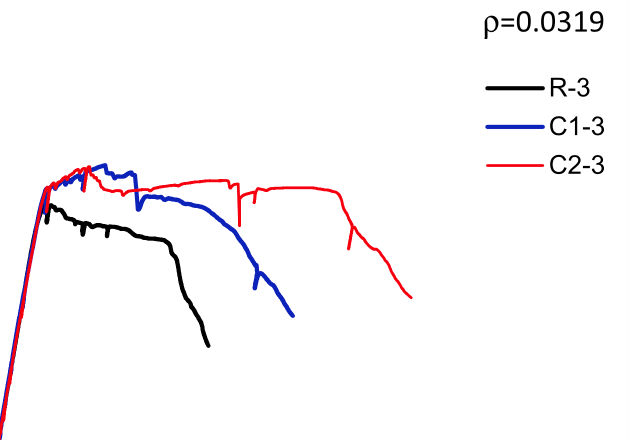
#> input picture Figure2.png, 1258 x 880 px, found by its file name (shown at 1/2 size)
$ jupyter execute --allow-errors Code_Extraction.ipynb
#> lines starting #> are read from the running program, lines starting #| are printed output that depends on the picture
[cell 1]
import skimage.io as skio
import numpy as np

[cell 2]
figure2 = skio.imread('figure2.png')
#> figure2 is the input picture: shape (880, 1258, 4); mean R, G, B, A 250.1, 247.8, 249.2, 255

[cell 3]
skio.imshow(figure2)

[cell 4]
figure2 = np.delete(figure2, 3,2)
#> figure2: shape (880, 1258, 3)

[cell 5]
import cv2

[cell 6]
figure2_resize = cv2.resize(figure2, (150,150))
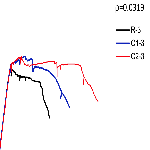
#> figure2_resize: shape (150, 150, 3); mean R, G, B 249.8, 247.6, 249


$ run again, with Figure1.png copied over Figure2.png
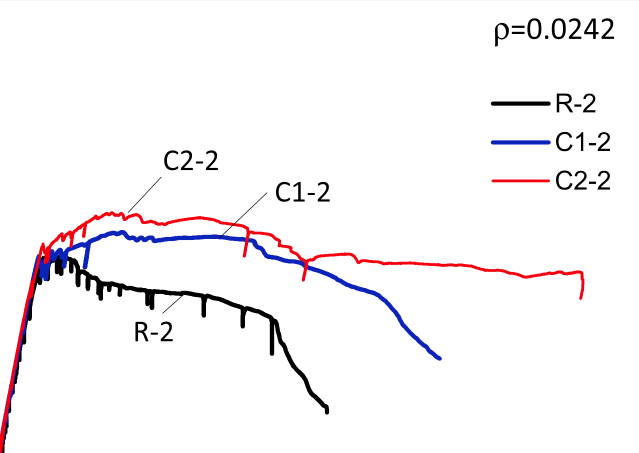
#> input picture Figure1.png, 1278 x 906 px, found by its file name (shown at 1/2 size)
#> figure2 is the input picture: shape (906, 1278, 4); mean R, G, B, A 247.7, 245.3, 246.9, 255
#> figure2: shape (906, 1278, 3)
#> `figure2_resize = cv2.resize(figure2, (150,150))`:
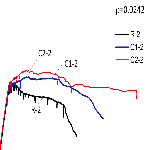
#> figure2_resize: shape (150, 150, 3); mean R, G, B 247.8, 245.3, 247

$ run again, with Figure3.png copied over Figure2.png
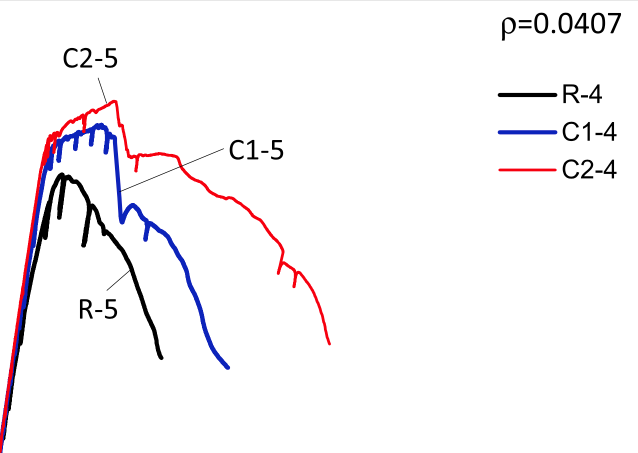
#> input picture Figure3.png, 1276 x 906 px, found by its file name (shown at 1/2 size)
#> figure2 is the input picture: shape (906, 1276, 4); mean R, G, B, A 247.6, 245.5, 247.3, 255
#> figure2: shape (906, 1276, 3)
#> `figure2_resize = cv2.resize(figure2, (150,150))`:
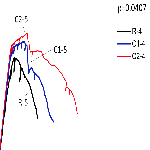
#> figure2_resize: shape (150, 150, 3); mean R, G, B 247.6, 245.5, 247.3

$ run again, with Figure4.png copied over Figure2.png
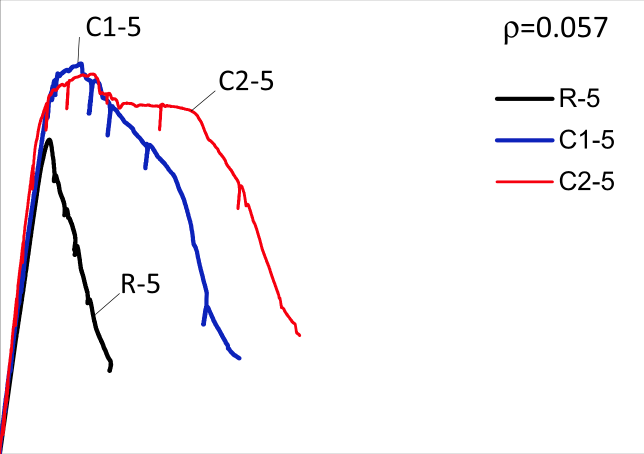
#> input picture Figure4.png, 1288 x 908 px, found by its file name (shown at 1/2 size)
#> figure2 is the input picture: shape (908, 1288, 4); mean R, G, B, A 248, 245.7, 247.6, 255
#> figure2: shape (908, 1288, 3)
#> `figure2_resize = cv2.resize(figure2, (150,150))`:
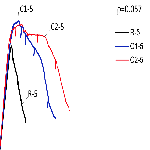
#> figure2_resize: shape (150, 150, 3); mean R, G, B 248.1, 245.9, 247.9
